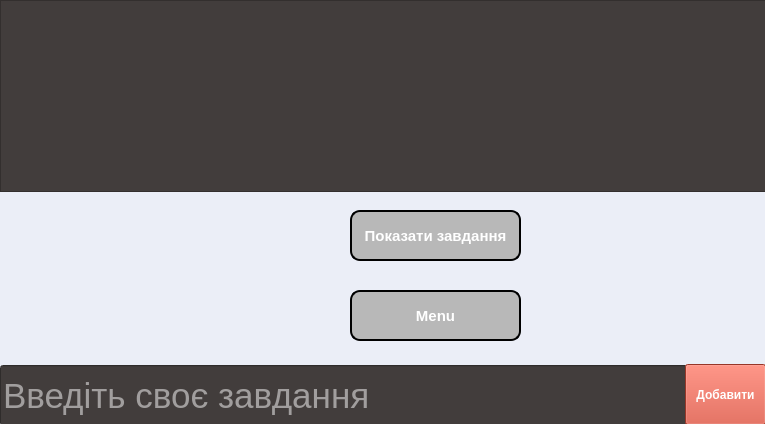
<?xml version="1.0" encoding="UTF-8"?>
<ui version="4.0">
 <class>addTask</class>
 <widget class="QWidget" name="addTask">
  <property name="geometry">
   <rect>
    <x>0</x>
    <y>0</y>
    <width>765</width>
    <height>424</height>
   </rect>
  </property>
  <property name="windowTitle">
   <string>To Do List</string>
  </property>
  <property name="windowIcon">
   <iconset resource="resource.qrc">
    <normaloff>:/rec/Picture/list.png</normaloff>:/rec/Picture/list.png</iconset>
  </property>
  <property name="styleSheet">
   <string notr="true">background-color:#ebeef7;</string>
  </property>
  <widget class="QLineEdit" name="lineEdit">
   <property name="geometry">
    <rect>
     <x>0</x>
     <y>365</y>
     <width>688</width>
     <height>61</height>
    </rect>
   </property>
   <property name="styleSheet">
    <string notr="true">font-size:35px;
background-color:#423d3c;
color:white;s</string>
   </property>
   <property name="text">
    <string/>
   </property>
   <property name="placeholderText">
    <string>Введіть своє завдання</string>
   </property>
  </widget>
  <widget class="QPushButton" name="writeTaskInDatabase">
   <property name="geometry">
    <rect>
     <x>685</x>
     <y>364</y>
     <width>81</width>
     <height>61</height>
    </rect>
   </property>
   <property name="cursor">
    <cursorShape>PointingHandCursor</cursorShape>
   </property>
   <property name="styleSheet">
    <string notr="true">color: #fff; /* цвет текста */
  text-decoration: none; /* убирать подчёркивание у ссылок */
  user-select: none; /* убирать выделение текста */
  background: rgb(212,75,56); /* фон кнопки */
 
  outline: none; /* убирать контур в Mozilla */
font-weight:900;</string>
   </property>
   <property name="text">
    <string>Добавити</string>
   </property>
  </widget>
  <widget class="QPushButton" name="showTaskButton">
   <property name="geometry">
    <rect>
     <x>350</x>
     <y>210</y>
     <width>171</width>
     <height>51</height>
    </rect>
   </property>
   <property name="cursor">
    <cursorShape>PointingHandCursor</cursorShape>
   </property>
   <property name="styleSheet">
    <string notr="true">display: inline-block;
  color: white;
  font-weight: 700;
  text-decoration: none;
  user-select: none;
  outline: none;
  border: 2px solid;
  border-radius: 1px;
  transition: 0.2s;
border-radius:10px;
background-color:#b8b8b8;
font-size:15px;</string>
   </property>
   <property name="text">
    <string>Показати завдання</string>
   </property>
  </widget>
  <widget class="QListView" name="listView">
   <property name="geometry">
    <rect>
     <x>0</x>
     <y>0</y>
     <width>771</width>
     <height>192</height>
    </rect>
   </property>
   <property name="styleSheet">
    <string notr="true">font-size:20px;
font-weight:900;
font-family: Georgia, serif;
font-style: italic;
background-color:#423d3c;
color:white;</string>
   </property>
  </widget>
  <widget class="QPushButton" name="goToMenu">
   <property name="geometry">
    <rect>
     <x>350</x>
     <y>290</y>
     <width>171</width>
     <height>51</height>
    </rect>
   </property>
   <property name="cursor">
    <cursorShape>PointingHandCursor</cursorShape>
   </property>
   <property name="styleSheet">
    <string notr="true">display: inline-block;
  color: white;
  font-weight: 700;
  text-decoration: none;
  user-select: none;
  outline: none;
  border: 2px solid;
  border-radius: 1px;
  transition: 0.2s;
font-size:15px;
border-radius:10px;
background-color:#b8b8b8;</string>
   </property>
   <property name="text">
    <string>Menu</string>
   </property>
  </widget>
  <widget class="QLabel" name="labelShow">
   <property name="geometry">
    <rect>
     <x>260</x>
     <y>210</y>
     <width>61</width>
     <height>51</height>
    </rect>
   </property>
   <property name="text">
    <string/>
   </property>
  </widget>
  <widget class="QLabel" name="labelRet">
   <property name="geometry">
    <rect>
     <x>260</x>
     <y>290</y>
     <width>61</width>
     <height>51</height>
    </rect>
   </property>
   <property name="text">
    <string/>
   </property>
  </widget>
 </widget>
 <resources>
  <include location="resource.qrc"/>
 </resources>
 <connections/>
</ui>
